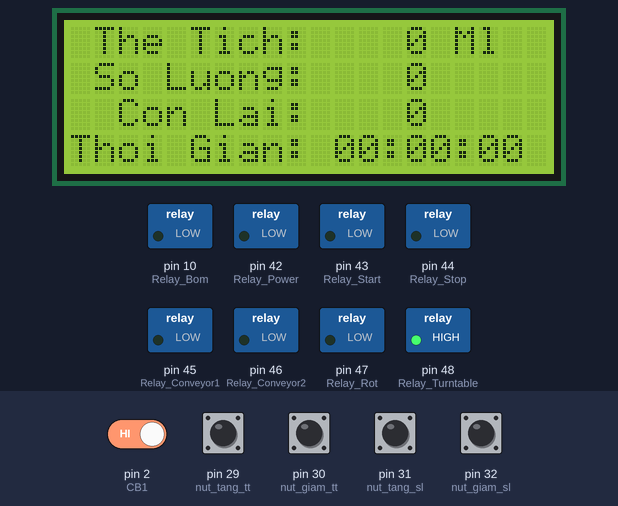
Recording of a sketch running on a simulated Arduino Mega 2560, built with avr-gcc and run on an emulated ATmega2560. Parts: 20×4 character LCD, switched loads named in the sketch (green lamp = pin HIGH). The test bench sets the inputs (shaded band); at power-on: pin 2 (CB1), pin 29 (nut_tang_tt), pin 30 (nut_giam_tt), pin 31 (nut_tang_sl), pin 32 (nut_giam_sl) HIGH.

Above: at 1.3 s.
1.4 s: pin 30 (nut_giam_tt) pulled LOW for 1 s
At 3.6 s:
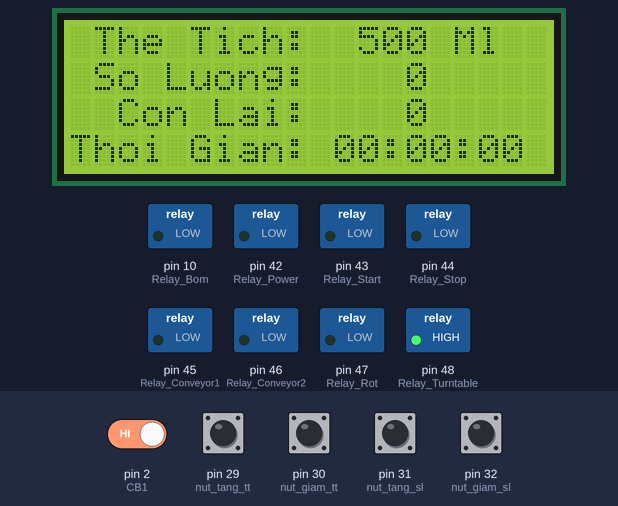
3.9 s: pin 2 (CB1) driven LOW
At 4.4 s:
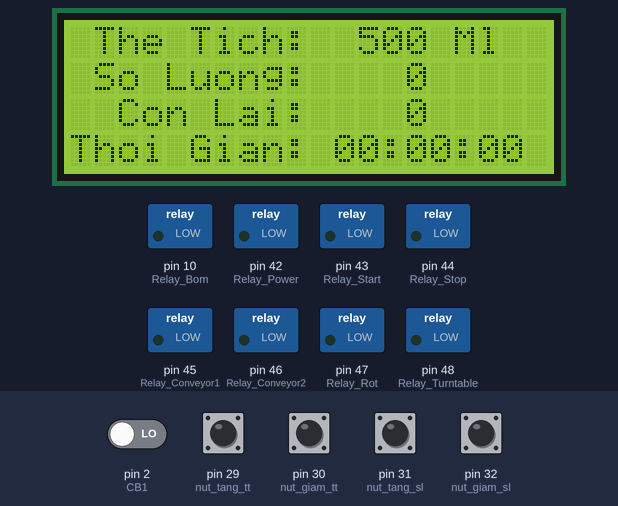
6.9 s: pin 32 (nut_giam_sl) pulled LOW for 0.3 s
At 8.3 s:
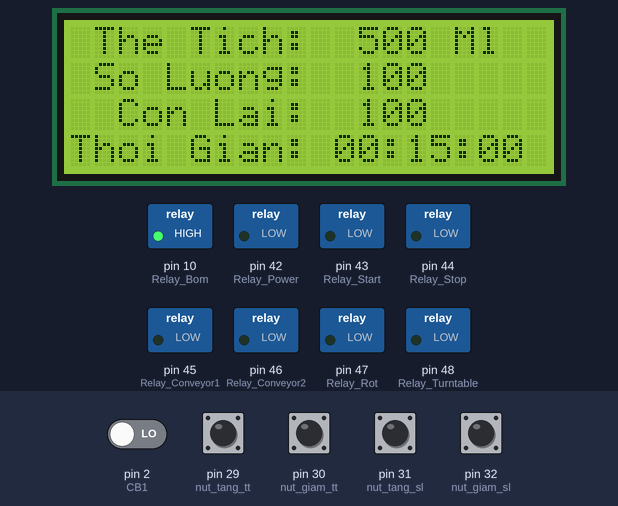
8.7 s: pin 29 (nut_tang_tt) pulled LOW for 0.3 s
At 10.2 s:
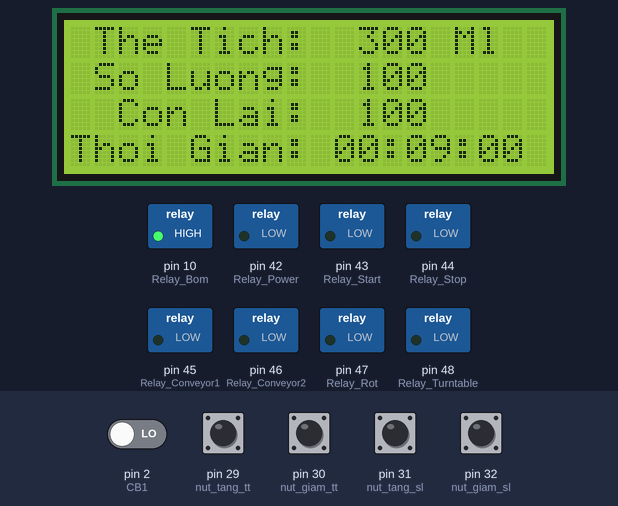
10.5 s: pin 29 (nut_tang_tt) pulled LOW for 1 s
At 11.8 s:
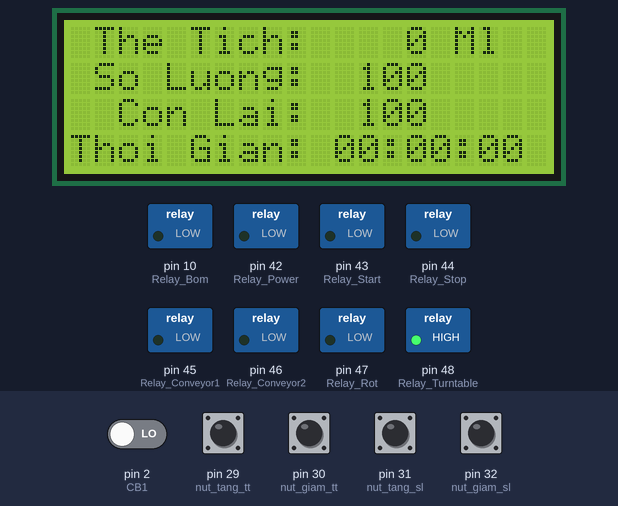
13.0 s: pin 32 (nut_giam_sl) pulled LOW for 1 s
At 15.0 s:
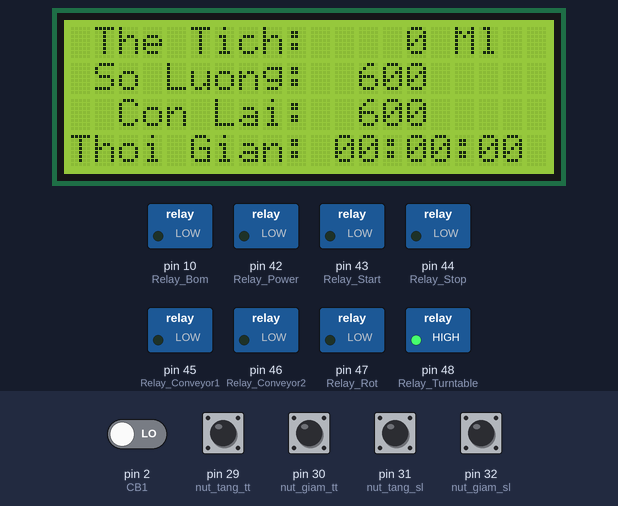
Timing chart, 0 to 16.5 s (numbered marks = the images above; inputs shaded):
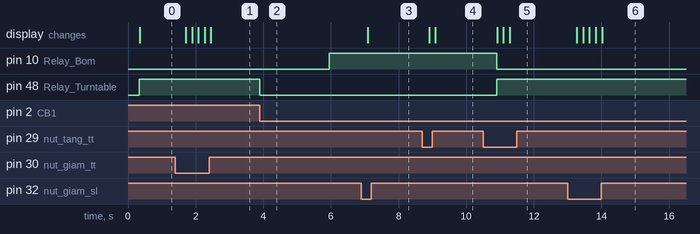

Measured:
- after the input at 1.4 s, the display: first changes after 0.31 s (image 1 shows a later state)
- after the input at 3.9 s, pin 10 (Relay_Bom): LOW → HIGH after 2.0 s; pin 48 (Relay_Turntable): HIGH → LOW at once
- after the input at 6.9 s, the display: changes after 0.19 s (image 3)
- after the input at 8.7 s, the display: first changes after 0.20 s (image 4 shows a later state)
- after the input at 10.5 s, pin 10 (Relay_Bom): HIGH → LOW after 0.40 s instead of 0.92 s; pin 48 (Relay_Turntable): LOW → HIGH after 0.40 s instead of 0.92 s; the display: first changes after 0.42 s (image 5 shows a later state)
- after the input at 13.0 s, the display: first changes after 0.27 s (image 6 shows a later state)

The sketch:

MO_HINH_CHIET_ROT.ino
```cpp
#include <LiquidCrystal_I2C.h>
#include <Wire.h>
LiquidCrystal_I2C lcd(0x27, 20, 4);
#define CB1 2         // NHAN BIET CHAI  -> ROT
#define CB2 18        // NHAN BIET CHAI  -> DONG NAP
#define Relay_Bom 10  //   ROT  TU DONG THEO CAM BIEN
// nut nhan
#define Button_Power 22
#define Button_Start 23
#define Button_Stop 24
#define Button_Conveyor1 25
#define Button_Conveyor2 26
#define Button_Rot 27
#define Button_Turntable 28
#define nut_tang_tt 29
#define nut_giam_tt 30
#define nut_tang_sl 31
#define nut_giam_sl 32
// relay
#define Relay_Power 42
#define Relay_Start 43
#define Relay_Stop 44
#define Relay_Conveyor1 45
#define Relay_Conveyor2 46

#define Relay_Rot 47        /// TUY CHINH ROT CHO SU CO
#define Relay_Turntable 48  ///  BAN XOAY

int GiaTriCamBien, GiaTriCamBien_2;
int sensorPin = A0;

int GiaTriTheTich, GiaTriTheTich_s, so_luong;
int nut_tang_State, nut_tang_State_s;
int nut_giam_State, nut_giam_State_s;
int nut_tang_so_luong, nut_tang_so_luong_s;
int nut_giam_so_luong, nut_giam_so_luong_s;
int So_Luong_Con_Lai, M, So_Luong_Con_Lai2;
unsigned long thoigianQK, Cambien;  // thời gian kể từ khi chương trình khởi động
bool tRot = 0;
unsigned long hientai = 0;
unsigned long thoigian;

bool statusCB1 = false;
bool statusWait = false;
unsigned long startROT;
unsigned long timeWait;
void CB_ROT_interrupt() {
  statusWait = true;
  statusCB1 = true;
  Turntable_Off();
  timeWait = millis();
}

void setup() {
  pinMode(CB1, INPUT);
  bool checkFullWater = false;
  uint64_t timeFuleWater;
  // nut nhan
  pinMode(Button_Power, INPUT);
  pinMode(Button_Start, INPUT);
  pinMode(Button_Stop, INPUT);
  pinMode(Button_Conveyor1, INPUT);
  pinMode(Button_Conveyor2, INPUT);
  pinMode(Button_Rot, INPUT);
  pinMode(Button_Turntable, INPUT);
  // relay
  pinMode(Relay_Power, OUTPUT);
  pinMode(Relay_Start, OUTPUT);
  pinMode(Relay_Stop, OUTPUT);
  pinMode(Relay_Conveyor1, OUTPUT);
  pinMode(Relay_Conveyor2, OUTPUT);
  pinMode(Relay_Rot, OUTPUT);
  pinMode(Relay_Turntable, OUTPUT);
  //  digitalWrite(Relay, LOW);     // NO -> ko bom
  pinMode(Relay_Bom, OUTPUT);
  //Version 1
  pinMode(nut_tang_tt, INPUT_PULLUP);
  pinMode(nut_giam_tt, INPUT_PULLUP);
  Serial.begin(9600);
  lcd.init();
  lcd.backlight();
  lcd.setCursor(0, 0);
  lcd.print(" The Tich:");
  lcd.setCursor(0, 1);
  lcd.print(" So Luong:");
  lcd.setCursor(0, 2);
  lcd.print("  Con Lai:");
  lcd.setCursor(0, 3);
  lcd.print("Thoi Gian:");
  // setup so luong
  pinMode(nut_tang_sl, INPUT_PULLUP);
  pinMode(nut_giam_sl, INPUT_PULLUP);
  digitalWrite(Relay_Bom, LOW);  // NO -> ko bom
  // NGAT ROT
  attachInterrupt(digitalPinToInterrupt(CB1), CB_ROT_interrupt, FALLING);
}
void loop() {


  if (Button_Power == LOW) {
    Power();
  }
  if (Button_Start == LOW) {
    Start();
  }
  if (Button_Stop == LOW) {
    Stop();
  }
  if (Button_Conveyor1 == HIGH) {
    Conveyor1_On();
  }
  if (Button_Conveyor1 == LOW) {
    Conveyor1_Off();
  }
  if (Button_Conveyor2 == HIGH) {
    Conveyor2_On();
  }
  if (Button_Conveyor2 == LOW) {
    Conveyor2_Off();
  }
  if (Button_Rot == HIGH) {
    Bat_Rot();
  }
  if (Button_Rot == LOW) {
    Tat_Rot();
  }
  if (Button_Turntable == HIGH) {
    Turntable_On();
  }
  if (Button_Turntable == LOW) {
    Turntable_Off();
  }
  nut_tang_State = digitalRead(nut_tang_tt);
  if (nut_tang_State_s == LOW && nut_tang_State == HIGH) {
    GiaTriTheTich = GiaTriTheTich + 100;
    delay(50);
  }

  nut_giam_State = digitalRead(nut_giam_tt);
  if (nut_giam_State_s == LOW && nut_giam_State == HIGH) {
    GiaTriTheTich = GiaTriTheTich - 100;
    delay(50);
  }
  nut_tang_so_luong = digitalRead(nut_tang_sl);
  if (nut_tang_so_luong_s == LOW && nut_tang_so_luong == HIGH) {
    so_luong = so_luong + 100;
    So_Luong_Con_Lai = So_Luong_Con_Lai + 100;
    delay(50);
  }

  nut_giam_so_luong = digitalRead(nut_giam_sl);
  if (nut_giam_so_luong_s == LOW && nut_giam_so_luong == HIGH) {
    so_luong = so_luong - 100;
    So_Luong_Con_Lai = So_Luong_Con_Lai - 100;
    delay(50);
  }
  if (GiaTriTheTich <= 0) {
    GiaTriTheTich = 0;
  }
  if (GiaTriTheTich >= 1000) {
    GiaTriTheTich = 1000;
  }
  if (so_luong <= 0) {
    so_luong = 0;
  }
  if (so_luong >= 1000) {
    so_luong = 1000;
  }

  if (So_Luong_Con_Lai <= 0) {
    So_Luong_Con_Lai = 0;
  }
  if (So_Luong_Con_Lai >= 1000) {
    So_Luong_Con_Lai = 1000;
  }
  Calc(GiaTriTheTich);
  float Bien_So_1 = 18;
  float NamTramMililit = (GiaTriTheTich * Bien_So_1);  // 44500
  float Mililit = NamTramMililit;
  float Bien_Tam = Mililit;                        // 22250
  float Bien_Tam_2 = Bien_Tam / 1000;              //22.25 giây
  float Giay_Tam = Bien_Tam_2 * So_Luong_Con_Lai;  // tổng số giây 11125
  float Phut_Tam = Giay_Tam / 60;                  //185.42
  float Gio_Tam = Phut_Tam / 60;                   //3.09
  int Gio_Tam2 = Gio_Tam;
  int Phut_Tam2 = Phut_Tam;
  int Giay = Giay_Tam - (Phut_Tam2 * 60);
  int Phut = float(Phut_Tam - Gio_Tam2 * 60);
  int Gio = float(Phut_Tam / 60);


  if (statusCB1 == true) {
    if (millis() - timeWait >= 2000) {
      startROT = millis();
      ROT_ON();
      statusCB1 = false;
      statusWait = false;

    }
  }
  if (statusWait == false) {
    if (millis() - startROT >= Mililit) {
      ROT_OFF();
      Turntable_On();
    }
  }
  if (Giay <= 9) {
    lcd.setCursor(17, 3);
    lcd.print("0");
    lcd.setCursor(18, 3);
    lcd.print(Giay);
  }
  if (Giay > 9 and Giay <= 60) {
    lcd.setCursor(17, 3);
    lcd.print(Giay);
  }

  if (Phut <= 9) {
    lcd.setCursor(14, 3);
    lcd.print("0");
    lcd.setCursor(15, 3);
    lcd.print(Phut);
  }
  if (Phut > 9 and Phut <= 60) {
    lcd.setCursor(14, 3);
    lcd.print(Phut);
  }

  if (Gio <= 9) {
    lcd.setCursor(11, 3);
    lcd.print("0");
    lcd.setCursor(12, 3);
    lcd.print(Gio);
  }

  lcd.setCursor(13, 3);
  lcd.print(":");
  lcd.setCursor(16, 3);
  lcd.print(":");
  thoigian = millis();
  // bắt đầu rót
  /*
    if (thoigian - hientai >= timecho) { // Thời gian cảm biến nhận chỉnh lại khi có bàn xoay
    hientai = thoigian;
    GiaTriCamBien = digitalRead(CB1);    // KHI CO VAT -> LOW
    if (GiaTriCamBien == LOW)
      thoigianQK = thoigian;
    digitalWrite(Relay_Bom, HIGH);
    Serial.println("Rot");
    }
  */
  // rót đầy
}

void Power() {
  digitalWrite(Relay_Power, HIGH);  // kich muc cao
}
void Start() {
  digitalWrite(Relay_Start, HIGH);
}
void Stop() {
  digitalWrite(Relay_Stop, HIGH);
}
// Băng tải 1
void Conveyor1_On() {
  digitalWrite(Relay_Conveyor1, HIGH);
}
void Conveyor1_Off() {
  digitalWrite(Relay_Conveyor1, LOW);
}
void Conveyor2_On() {
  digitalWrite(Relay_Conveyor2, HIGH);
}
void Conveyor2_Off() {
  digitalWrite(Relay_Conveyor1, LOW);
}
void Bat_Rot() {
  digitalWrite(Relay_Rot, HIGH);
}
void Tat_Rot() {
  digitalWrite(Relay_Rot, LOW);
}
void Turntable_On() {
  digitalWrite(Relay_Turntable, HIGH);
}
void Turntable_Off() {
  digitalWrite(Relay_Turntable, LOW);
}
void Calc(int GiaTriTheTichVoid) {
  if (GiaTriTheTichVoid <= 9) {
    HT1SO();
  } else if (GiaTriTheTichVoid > 9 & GiaTriTheTichVoid <= 99) {
    HT2SO();
  } else if (GiaTriTheTichVoid > 99 & GiaTriTheTichVoid <= 999) {
    HT3SO();
  }


  if (so_luong <= 9) {
    HT1SO_SL();
  } else if (so_luong > 9 & so_luong <= 99) {
    HT2SO_SL();
  } else if (so_luong > 99 & so_luong <= 999) {
    HT3SO_SL();
  }


  if (So_Luong_Con_Lai <= 9) {
    HT1SO_SLCL();
  } else if (So_Luong_Con_Lai > 9 & So_Luong_Con_Lai <= 99) {
    HT2SO_SLCL();
  } else if (So_Luong_Con_Lai > 99 & So_Luong_Con_Lai <= 999) {
    HT3SO_SLCL();
  }
}

void HT1SO() {
  lcd.setCursor(10, 0);
  lcd.print("    ");
  lcd.setCursor(14, 0);
  lcd.print(GiaTriTheTich);
  lcd.setCursor(16, 0);
  lcd.print("Ml");
}
void HT2SO() {
  lcd.setCursor(10, 0);
  lcd.print("   ");
  lcd.setCursor(13, 0);
  lcd.print(GiaTriTheTich);
  lcd.setCursor(16, 0);
  lcd.print("Ml");
}

void HT3SO() {

  lcd.setCursor(12, 0);
  lcd.print(GiaTriTheTich);
  lcd.setCursor(16, 0);
  lcd.print("Ml");
}

void HT1SO_SL() {
  lcd.setCursor(10, 1);
  lcd.print("    ");
  lcd.setCursor(14, 1);
  lcd.print(so_luong);
}
void HT2SO_SL() {
  lcd.setCursor(10, 1);
  lcd.print("   ");
  lcd.setCursor(13, 1);
  lcd.print(so_luong);
}

void HT3SO_SL() {
  lcd.setCursor(10, 1);
  lcd.print("  ");
  lcd.setCursor(12, 1);
  lcd.print(so_luong);
}

void HT1SO_SLCL() {
  lcd.setCursor(10, 2);
  lcd.print("    ");
  lcd.setCursor(14, 2);
  lcd.print(So_Luong_Con_Lai);
}
void HT2SO_SLCL() {
  lcd.setCursor(10, 2);
  lcd.print("   ");
  lcd.setCursor(13, 2);
  lcd.print(So_Luong_Con_Lai);
}
void HT3SO_SLCL() {
  lcd.setCursor(10, 2);
  lcd.print("  ");
  lcd.setCursor(12, 2);
  lcd.print(So_Luong_Con_Lai);
}
void ROT_ON() {
  digitalWrite(Relay_Bom, HIGH);
}
void ROT_OFF() {
  digitalWrite(Relay_Bom, LOW);
}
```
